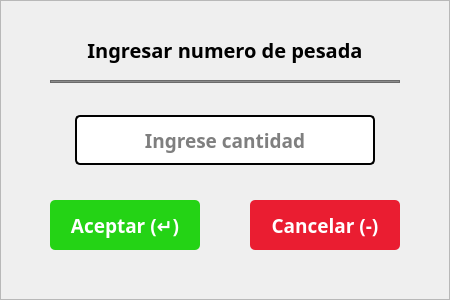
    <widget class="QFrame" name="frmIngresarNumeroPesada">
     <property name="geometry">
      <rect>
       <x>735</x>
       <y>390</y>
       <width>450</width>
       <height>300</height>
      </rect>
     </property>
     <property name="styleSheet">
      <string notr="true">#frmIngresarNumeroPesada{background-color: rgb(255, 255, 255);
color: rgb(0, 0, 0);
border:none;
border-radius: 10px;
border: 2px solid #D9D9D9;}</string>
     </property>
     <property name="frameShape">
      <enum>QFrame::StyledPanel</enum>
     </property>
     <property name="frameShadow">
      <enum>QFrame::Raised</enum>
     </property>
     <widget class="QLabel" name="lblTextoIngresarNumeroPesada">
      <property name="geometry">
       <rect>
        <x>50</x>
        <y>20</y>
        <width>350</width>
        <height>60</height>
       </rect>
      </property>
      <property name="font">
       <font>
        <family>Poppins</family>
        <pointsize>15</pointsize>
        <weight>75</weight>
        <bold>true</bold>
       </font>
      </property>
      <property name="text">
       <string>Ingresar numero de pesada</string>
      </property>
      <property name="alignment">
       <set>Qt::AlignCenter</set>
      </property>
     </widget>
     <widget class="QLineEdit" name="txtNumeroDePesada">
      <property name="geometry">
       <rect>
        <x>75</x>
        <y>115</y>
        <width>300</width>
        <height>50</height>
       </rect>
      </property>
      <property name="font">
       <font>
        <family>Poppins</family>
        <pointsize>14</pointsize>
        <weight>75</weight>
        <bold>true</bold>
       </font>
      </property>
      <property name="styleSheet">
       <string notr="true">background-color: rgb(255, 255, 255);
color: rgb(0, 0, 0);
border-radius: 5px;
border: 2px solid #000;
padding: 5px</string>
      </property>
      <property name="text">
       <string/>
      </property>
      <property name="alignment">
       <set>Qt::AlignCenter</set>
      </property>
      <property name="placeholderText">
       <string>Ingrese cantidad</string>
      </property>
     </widget>
     <widget class="QPushButton" name="btnAceptarFrmIngresarNumeroPesada">
      <property name="geometry">
       <rect>
        <x>50</x>
        <y>200</y>
        <width>150</width>
        <height>50</height>
       </rect>
      </property>
      <property name="font">
       <font>
        <family>Poppins</family>
        <pointsize>14</pointsize>
        <weight>75</weight>
        <bold>true</bold>
       </font>
      </property>
      <property name="cursor">
       <cursorShape>PointingHandCursor</cursorShape>
      </property>
      <property name="styleSheet">
       <string notr="true">background-color: rgb(36, 211, 21);
color: rgb(255, 255, 255);
border:none;
border-radius: 5px;</string>
      </property>
      <property name="text">
       <string>Aceptar (↵)</string>
      </property>
      <property name="flat">
       <bool>false</bool>
      </property>
     </widget>
     <widget class="QPushButton" name="btnCancelarFrmIngresarNumeroPesada">
      <property name="geometry">
       <rect>
        <x>250</x>
        <y>200</y>
        <width>150</width>
        <height>50</height>
       </rect>
      </property>
      <property name="font">
       <font>
        <family>Poppins</family>
        <pointsize>14</pointsize>
        <weight>75</weight>
        <bold>true</bold>
       </font>
      </property>
      <property name="cursor">
       <cursorShape>PointingHandCursor</cursorShape>
      </property>
      <property name="styleSheet">
       <string notr="true">background-color: rgb(234, 29, 49);
color: rgb(255, 255, 255);
border:none;
border-radius: 5px;</string>
      </property>
      <property name="text">
       <string>Cancelar (-)</string>
      </property>
     </widget>
     <widget class="QFrame" name="frame_6">
      <property name="geometry">
       <rect>
        <x>50</x>
        <y>80</y>
        <width>350</width>
        <height>3</height>
       </rect>
      </property>
      <property name="styleSheet">
       <string notr="true">background-color: rgb(139, 139, 139);</string>
      </property>
      <property name="frameShape">
       <enum>QFrame::StyledPanel</enum>
      </property>
      <property name="frameShadow">
       <enum>QFrame::Raised</enum>
      </property>
     </widget>
    </widget>
